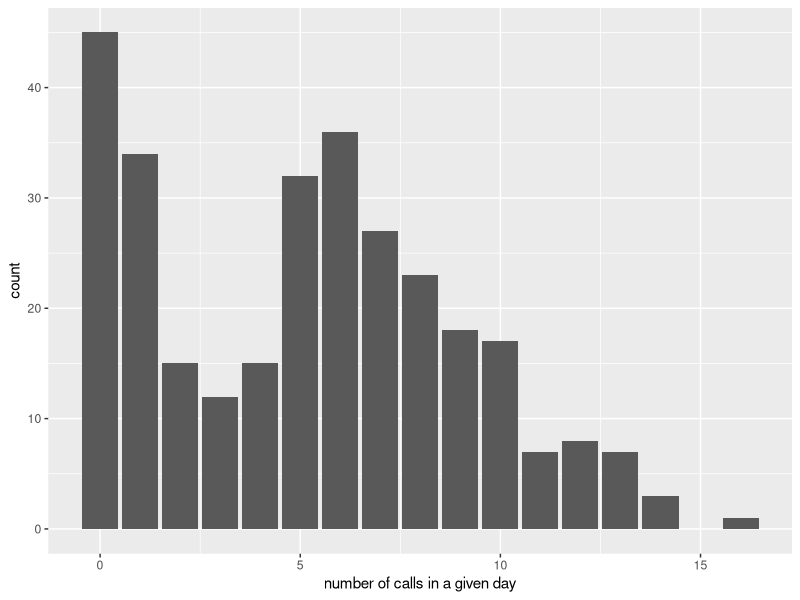
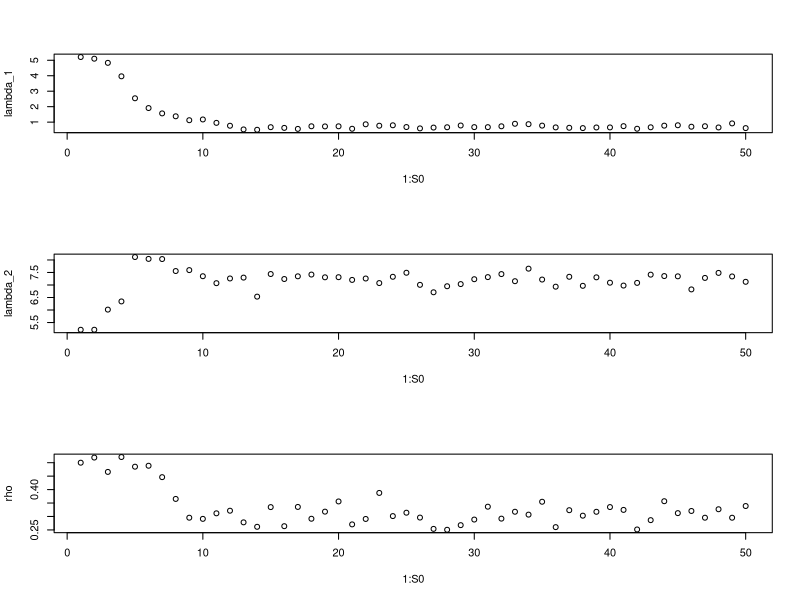
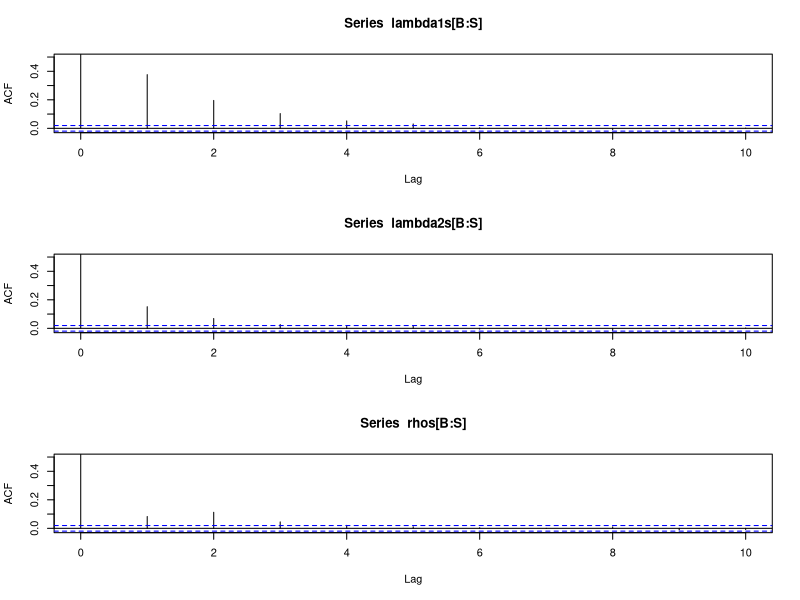
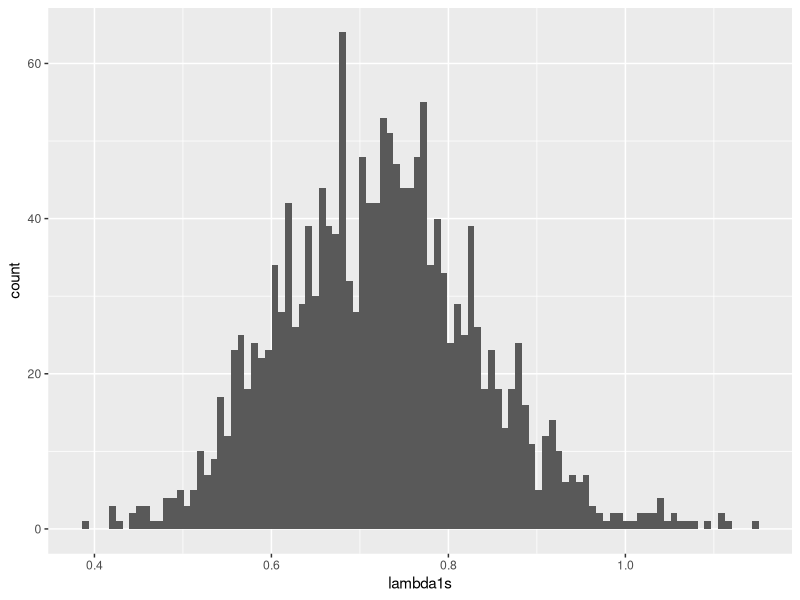
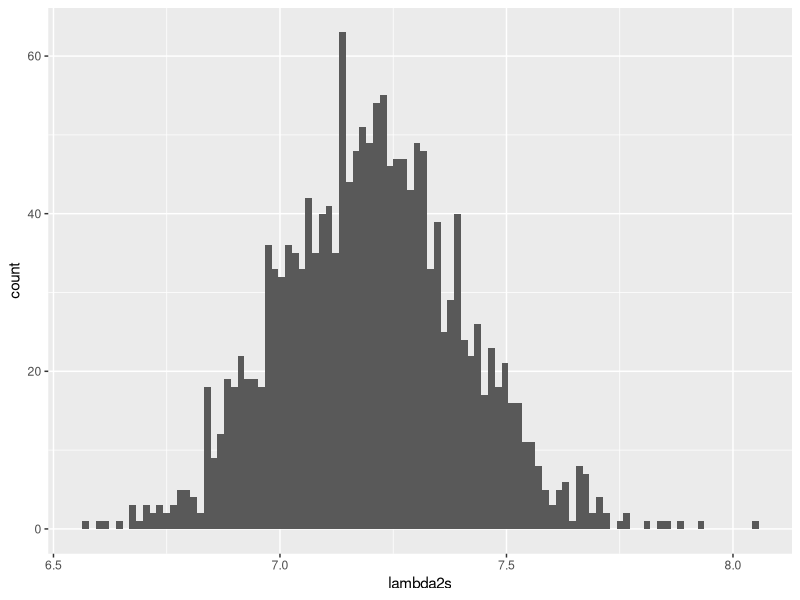
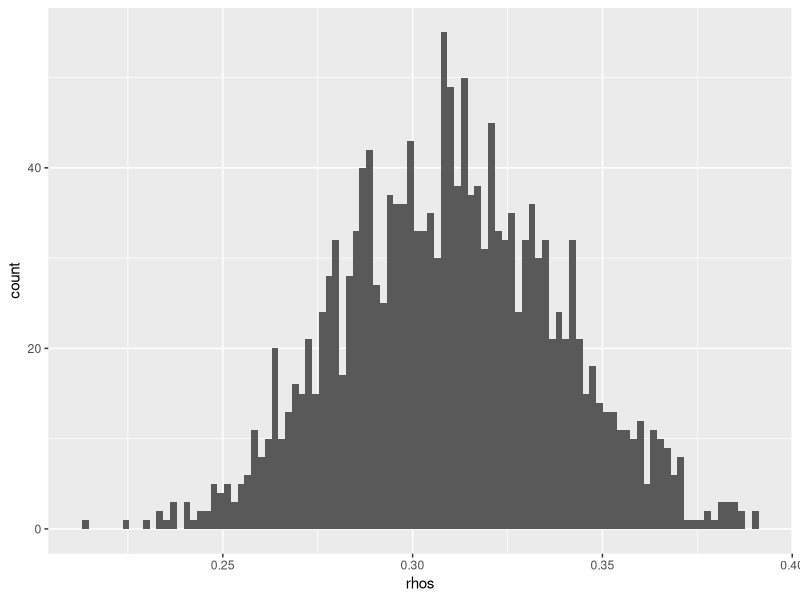
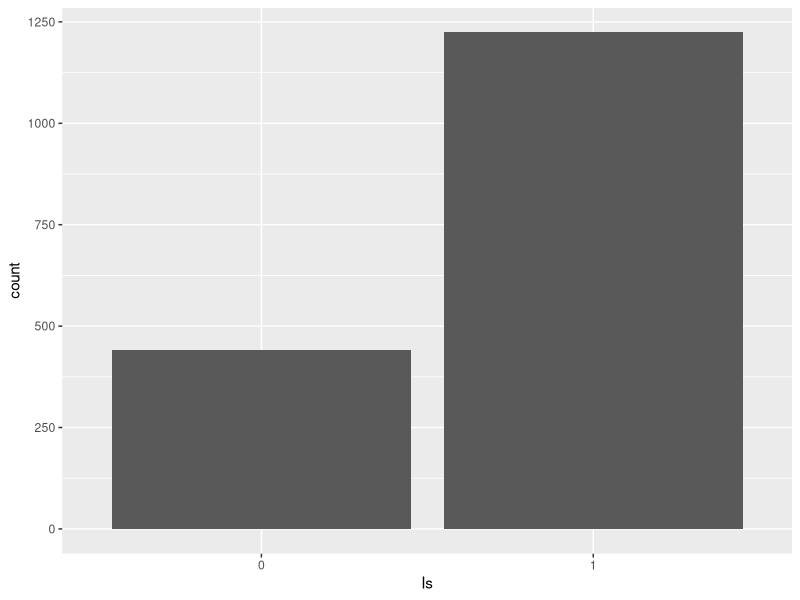
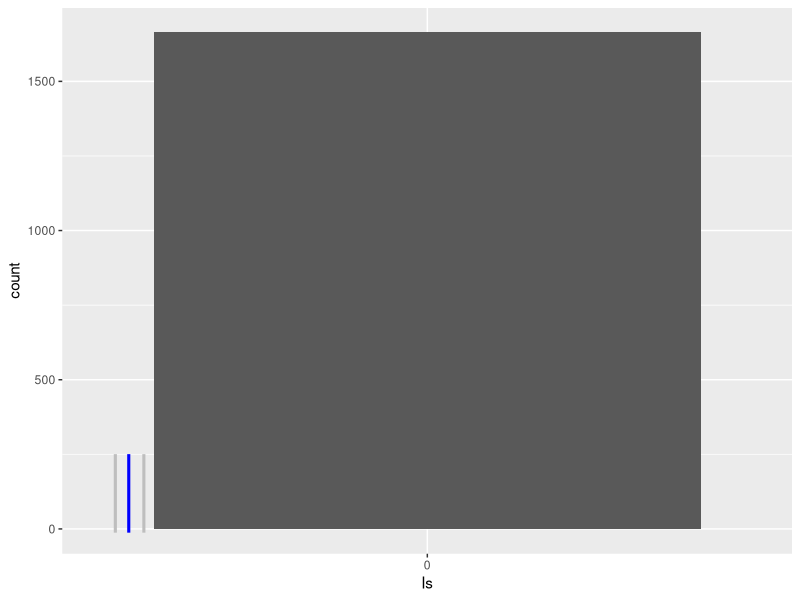

Write the R code that produced these figures, in order. (Note: this script raises an error after producing the figures.)
library(tidyverse)
set.seed(1984)
n = 300

true_lambda_1 = 0.7
true_lambda_2 = 7
true_rho = 0.3


x = c(rpois(n * true_rho, true_lambda_1), rpois(n * (1 - true_rho), true_lambda_2))

ggplot(data.frame(x = x)) + geom_bar(aes(x = x)) + xlab("number of calls in a given day")
#plot


#chains
S = 10000
lambda1s = array(NA, S)
lambda2s = array(NA, S)
rhos = array(NA, S)
Is = matrix(NA, nrow = n, ncol = S)
#start positions
lambda1s[1] = mean(x)
lambda2s[1] = mean(x)
rhos[1] = 0.5
Is[, 1] = 0.5 

for (t in 2 : S){
  lambda1 = lambda1s[t - 1]
  lambda2 = lambda2s[t - 1]
  rho = rhos[t - 1]
  I = Is[, t - 1]
  
  sum_I = sum(I)
  sum_1_min_I = n - sum_I
  lambda1s[t] = rgamma(1, sum(I * x) + 1, sum_I)
  lambda2s[t] = rgamma(1, sum((1 - I) * x) + 1, sum_1_min_I)
  
  for (i in 1 : n){#now draw the Is
    a = exp(-lambda1s[t]) * lambda1s[t]^x[i] * rho
    b = exp(-lambda2s[t]) * lambda2s[t]^x[i] * (1 - rho)
    Is[i, t] = rbinom(1, 1, a / (a + b))
    # cat("a =", a, "b = ", b, "p =", a / (a + b), "I =", Is[i, t], "\n")
  }
  rhos[t] = rbeta(1, 1 + sum_I, 1 + sum_1_min_I)
  # cat("t =", t, "sum_I = ", sum_I, "sum_1_min_I =", sum_1_min_I, "rhos[t] =", rhos[t], "\n")
}



###assess convergence
#plot
###
par(mfrow = c(3, 1))
S0 = 50
plot(1 : S0, lambda1s[1 : S0], ylab = "lambda_1")
# abline(h = mean(lambda1s[B : S0]), col = "blue")
# abline(h = true_theta_1, col = "red")
# abline(v = B, col = "grey")

plot(1 : S0, lambda2s[1 : S0], ylab = "lambda_2")
# abline(h = mean(lambda2s[B : S0]), col = "blue")
# abline(h = true_theta_2, col = "red")
# abline(v = B, col = "grey")

plot(1 : S0, rhos[1 : S0], ylab = "rho")
# abline(h = mean(rhos[B : S0]), col = "blue")
# abline(h = sqrt(true_rho), col = "red")
# abline(v = B, col = "grey")
#plot
B = 20

##assess autocorrelation

par(mfrow = c(3, 1))
Kmax = 10
corr_max = 0.5
corr_min = -0.01
acf(lambda1s[B : S], xlim = c(0, Kmax), ylim = c(corr_min, corr_max), lag.max = Kmax)
acf(lambda2s[B : S], xlim = c(0, Kmax), ylim = c(corr_min, corr_max), lag.max = Kmax)
acf(rhos[B : S], xlim = c(0, Kmax), ylim = c(corr_min, corr_max), lag.max = Kmax)
THIN = 6
#plot

#burn and thin
lambda1s = lambda1s[B : S]
lambda1s = lambda1s[seq(1, S - B, by = THIN)]
lambda2s = lambda2s[B : S]
lambda2s = lambda2s[seq(1, S - B, by = THIN)]
rhos = rhos[B : S]
rhos = rhos[seq(1, S - B, by = THIN)]
Is = Is[, B : S]
Is = Is[, seq(1, S - B, by = THIN)]

#look at posteriors with post-exp at 95% CI
par(mfrow = c(1, 1))
res = 100

ggplot(data.frame(lambda1s = lambda1s)) + geom_histogram(aes(x = lambda1s), bins = res)
ggplot(data.frame(lambda2s = lambda2s)) + geom_histogram(aes(x = lambda2s), bins = res)
ggplot(data.frame(rhos = rhos)) + geom_histogram(aes(x = rhos), bins = res)
ggplot(data.frame(Is = factor(Is[31, ]))) + geom_bar(aes(x = Is))
ggplot(data.frame(Is = factor(Is[102, ]))) + geom_bar(aes(x = Is))

round(rbind(lambda1s, lambda2s, rhos)[, 1: 20], 3)



par(mfrow = c(3, 1))
abline(v = mean(lambda1s), col = "blue", lwd = 3)
abline(v = quantile(lambda1s, 0.025), col = "grey", lwd = 3)
abline(v = quantile(lambda1s, 0.975), col = "grey", lwd = 3)
abline(v = true_theta_1, col = "red", lwd = 3)

hist(lambda2s, br = res)
abline(v = mean(lambda2s), col = "blue", lwd = 3)
abline(v = quantile(lambda2s, 0.025), col = "grey", lwd = 3)
abline(v = quantile(lambda2s, 0.975), col = "grey", lwd = 3)
abline(v = true_theta_2, col = "red", lwd = 3)

hist(rhos, br = res)
abline(v = mean(rhos), col = "blue", lwd = 3)
abline(v = quantile(rhos, 0.025), col = "grey", lwd = 3)
abline(v = quantile(rhos, 0.975), col = "grey", lwd = 3)
abline(v = true_rho, col = "red", lwd = 3)
#plot